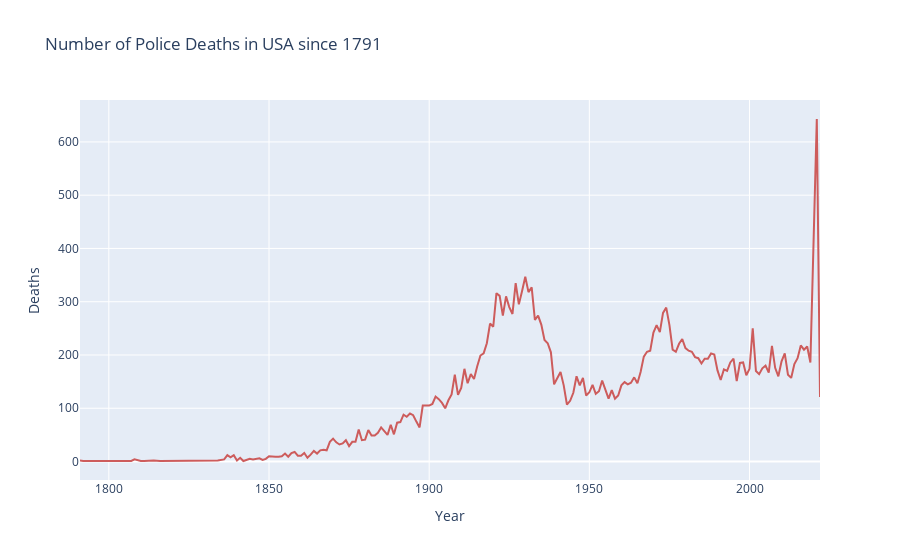

This figure's notebook cell:
### Markdown cell above
# Relevant dates

### Code cell
dates = police.sort_values(by = 'Year')
dates = dates.groupby('Year').count()
dates.reset_index(inplace = True)
dates.drop(dates.columns[2:], axis = 1, inplace = True)

labels2 = {'x' : 'Year', 'y' : 'Deaths'}
fig = px.line(x = dates['Year'], y = dates['Rank'], labels = labels2, title = 'Number of Police Deaths in USA since 1791', color_discrete_sequence = c)
fig.show()

### Figure 1 — Plotly figure (JSON) as saved in the notebook; plotly's stock layout.template omitted (floating-point values rounded to 4 significant figures; data arrays with more than 128 entries replaced by an {"elided": "..."} marker saying what was removed)
{"data": [{"hovertemplate": "Year=%{x}<br>Deaths=%{y}<extra></extra>", "legendgroup": "", "line": {"color": "indianred", "dash": "solid"}, "marker": {"symbol": "circle"}, "mode": "lines", "name": "", "orientation": "v", "showlegend": false, "type": "scatter", "x": {"elided": "210 int values"}, "xaxis": "x", "y": {"elided": "210 int values"}, "yaxis": "y"}], "layout": {"legend": {"tracegroupgap": 0}, "title": {"text": "Number of Police Deaths in USA since 1791"}, "xaxis": {"anchor": "y", "domain": [0, 1], "title": {"text": "Year"}}, "yaxis": {"anchor": "x", "domain": [0, 1], "title": {"text": "Deaths"}}}}
